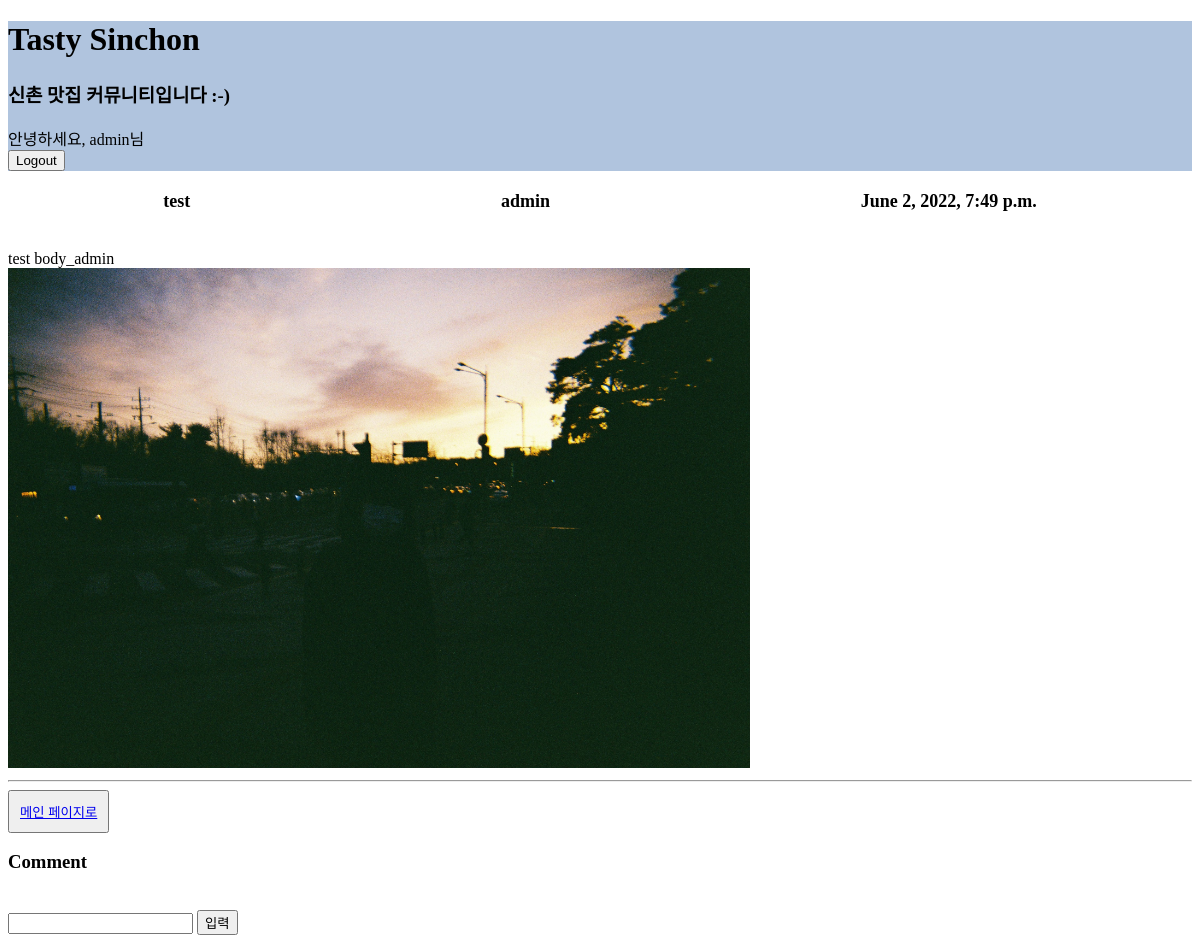
The app's page /detail/5 (signed in) with its own data.
### tastyapp/models.py (models this page shows, shortened)
class Post(models.Model):
    title = models.CharField(max_length=200)
    body = models.TextField()
    photo = models.ImageField(blank=True, null=True, upload_to='photo_upload')
    date = models.DateTimeField(auto_now_add=True)
    author = models.ForeignKey(User, on_delete=models.CASCADE, null=True, blank=True)

### tastyapp/views.py (the view)
# urls.py: path('detail/<int:post_id>', views.detail, name='detail'),
def detail(request, post_id):
    post_detail = get_object_or_404(Post, pk=post_id)
    comment_form = CommentForm()
    return render(request, 'detail.html', {'post_detail':post_detail, 'comment_form':comment_form})

### tastyapp/forms.py
class CommentForm(forms.ModelForm):
    class Meta:
        model = Comment
        fields= '__all__'

### tastyapp/templates/detail.html (shortened to what this page needs)
{% extends 'base.html' %}
{% load static %}
{% block content %}
<article class="container">
    <div class="item">{{ post_detail.title }}</div>
    <div class="item">{{ post_detail.author }}</div>
    <div class="item">{{ post_detail.date }}</div>
</article><br/>
{{ post_detail.body }}<br/>
{% if post_detail.photo %}
    <img src = "{{ post_detail.photo.url }}" alt="" height="500">
{% endif %}
<hr>
<button class="butt"><a href="{% url 'home' %}"> 메인 페이지로 </a></button>
<br/>
<h3>Comment</h3><br/>
<form method="POST" action="{% url 'input_comment' post_detail.id %}">
    {{ comment_form.comment }}
    <input type="submit" value="입력">
</form>
{% endblock %}

### tastyapp/templates/base.html (shortened to what this page needs)
{% load static %}
<!DOCTYPE html>
<html lang="en">
<head>
    <link rel="stylesheet" type="text/css" href="{% static 'css/style.css' %}" >
</head>
<body>
    <header>
        <h1>Tasty Sinchon</h1>
        <h3>신촌 맛집 커뮤니티입니다 :-) </h3>
        {% if user.is_authenticated %}
        <div>안녕하세요, {{ user.username }}님 </div>
        <a href="{% url 'logout'%}"><button type="button" class="btn btn-secondary btn-sm">Logout</button></a>
        {% else %}
        <div>
        <a href="{% url 'signup' %}"><button type="button" class="btn btn-dark">Sign Up</button></a>
        <a href="{% url 'login' %}"><button type="button" class="btn btn-primary btn-sm">Login</button></a>
        </div>
        {% endif %}
    </header>
    {% block content %}
    {% endblock %}
</body>
</html>

### static/css/style.css (style rules this page uses)
header { background-color:lightsteelblue; padding: 0; margin: 0; text-align: left; }
.container { display: flex; flex-direction: row; justify-content: space-around; }
.item { font-size: large; font-weight: bold; padding: 20px; }
.butt { padding: 10px; }

### records on screen
Post: title "test", author "admin", date "June 2, 2022, 7:49 p.m.", body "test body_admin", photo (picture)

### other values on screen
{{ user.username }} "admin"
